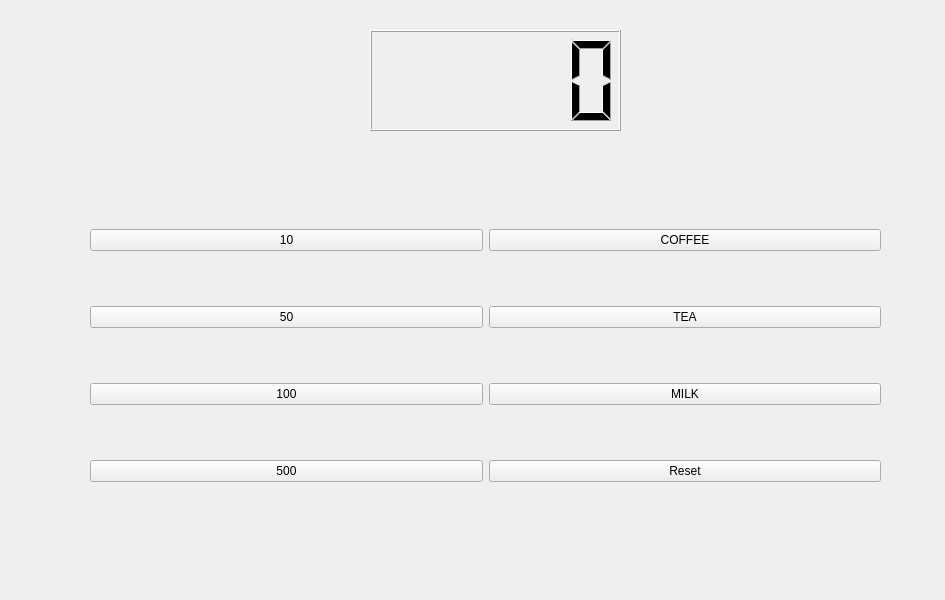
<?xml version="1.0" encoding="UTF-8"?>
<ui version="4.0">
 <class>Widget</class>
 <widget class="QWidget" name="Widget">
  <property name="geometry">
   <rect>
    <x>0</x>
    <y>0</y>
    <width>945</width>
    <height>600</height>
   </rect>
  </property>
  <property name="windowTitle">
   <string>Widget</string>
  </property>
  <widget class="QLCDNumber" name="lcdNumber">
   <property name="geometry">
    <rect>
     <x>370</x>
     <y>30</y>
     <width>251</width>
     <height>101</height>
    </rect>
   </property>
  </widget>
  <widget class="QWidget" name="">
   <property name="geometry">
    <rect>
     <x>90</x>
     <y>180</y>
     <width>791</width>
     <height>351</height>
    </rect>
   </property>
   <layout class="QHBoxLayout" name="horizontalLayout">
    <item>
     <layout class="QVBoxLayout" name="verticalLayout">
      <item>
       <widget class="QPushButton" name="pb10">
        <property name="text">
         <string>10</string>
        </property>
       </widget>
      </item>
      <item>
       <widget class="QPushButton" name="pb50">
        <property name="text">
         <string>50</string>
        </property>
       </widget>
      </item>
      <item>
       <widget class="QPushButton" name="pb100">
        <property name="text">
         <string>100</string>
        </property>
       </widget>
      </item>
      <item>
       <widget class="QPushButton" name="pb500">
        <property name="text">
         <string>500</string>
        </property>
       </widget>
      </item>
     </layout>
    </item>
    <item>
     <layout class="QVBoxLayout" name="verticalLayout_2">
      <item>
       <widget class="QPushButton" name="pbCoffee">
        <property name="text">
         <string>COFFEE</string>
        </property>
       </widget>
      </item>
      <item>
       <widget class="QPushButton" name="pbTea">
        <property name="text">
         <string>TEA</string>
        </property>
       </widget>
      </item>
      <item>
       <widget class="QPushButton" name="pbMilk">
        <property name="text">
         <string>MILK</string>
        </property>
       </widget>
      </item>
      <item>
       <widget class="QPushButton" name="pbReset">
        <property name="text">
         <string>Reset</string>
        </property>
       </widget>
      </item>
     </layout>
    </item>
   </layout>
  </widget>
 </widget>
 <resources/>
 <connections/>
</ui>
